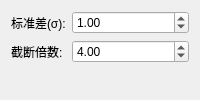
                <widget class="QWidget" name="bigThermalGaussianPage">
                 <layout class="QFormLayout" name="bigThermalGaussianLayout">
                  <item row="0" column="0">
                   <widget class="QLabel" name="bigThermalGaussianSigmaLabel">
                    <property name="text">
                     <string>标准差(σ):</string>
                    </property>
                   </widget>
                  </item>
                  <item row="0" column="1">
                   <widget class="QDoubleSpinBox" name="bigThermalGaussianSigmaSpinBox">
                    <property name="minimum">
                     <double>0.100000000000000</double>
                    </property>
                    <property name="maximum">
                     <double>10.000000000000000</double>
                    </property>
                    <property name="singleStep">
                     <double>0.100000000000000</double>
                    </property>
                    <property name="value">
                     <double>1.000000000000000</double>
                    </property>
                   </widget>
                  </item>
                  <item row="1" column="0">
                   <widget class="QLabel" name="bigThermalGaussianTruncateLabel">
                    <property name="text">
                     <string>截断倍数:</string>
                    </property>
                   </widget>
                  </item>
                  <item row="1" column="1">
                   <widget class="QDoubleSpinBox" name="bigThermalGaussianTruncateSpinBox">
                    <property name="minimum">
                     <double>1.000000000000000</double>
                    </property>
                    <property name="maximum">
                     <double>10.000000000000000</double>
                    </property>
                    <property name="singleStep">
                     <double>0.500000000000000</double>
                    </property>
                    <property name="value">
                     <double>4.000000000000000</double>
                    </property>
                   </widget>
                  </item>
                 </layout>
                </widget>
